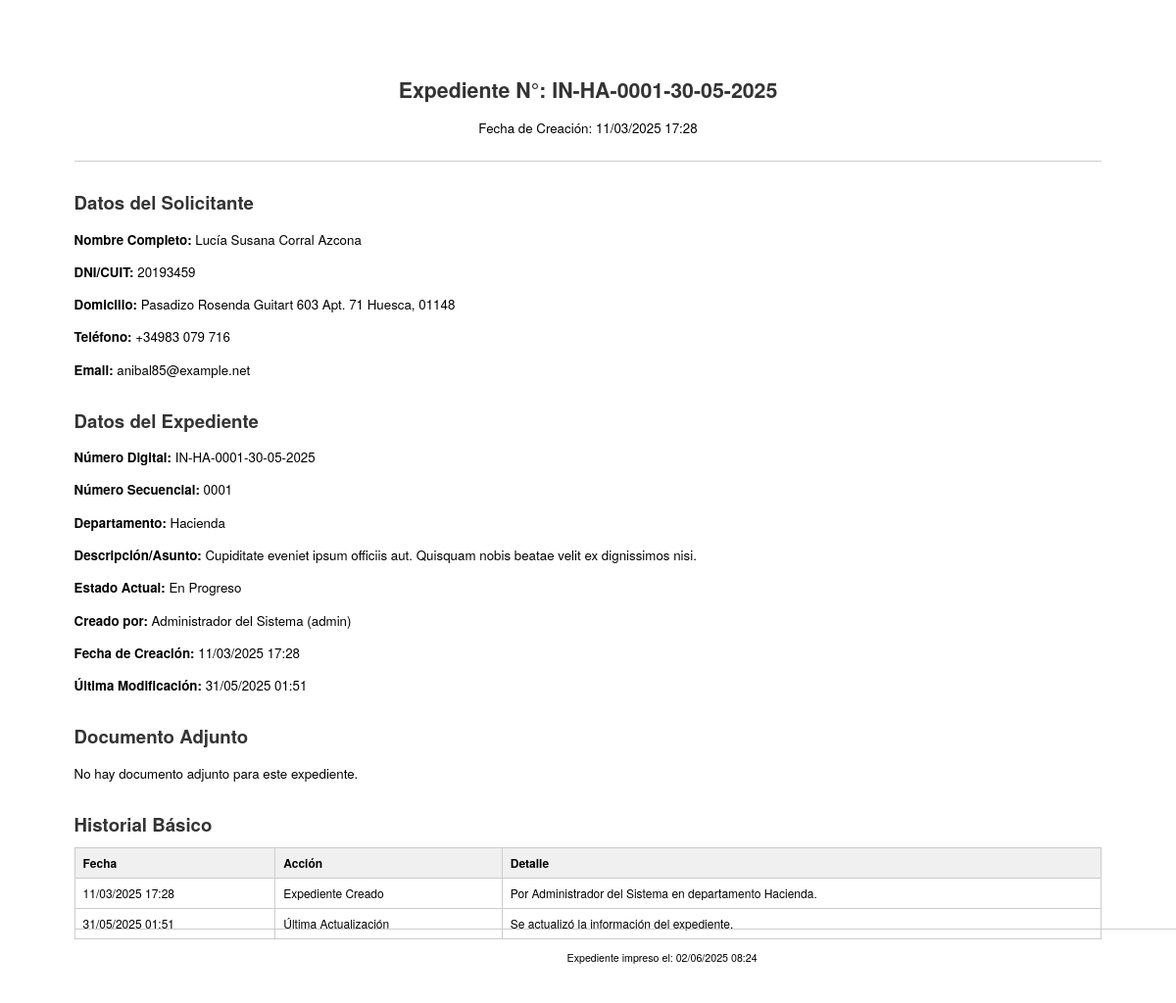
Page /records/1/print_view (signed in) on the committed database.
### app.py (models this page shows)
class Record(db.Model):
    id = db.Column(db.Integer, primary_key=True)
    sequence_number = db.Column(db.Integer, nullable=False)
    digital_number = db.Column(db.String(30), unique=True, nullable=False)
    full_name = db.Column(db.String(200), nullable=False) # Antes 'title'
    dni = db.Column(db.String(20), nullable=True)
    address = db.Column(db.Text, nullable=True)
    phone = db.Column(db.String(50), nullable=True)
    transaction_date = db.Column(db.DateTime, nullable=True) # New field for transaction date
    email = db.Column(db.String(120), nullable=True)
    description = db.Column(db.Text)
    attachment_filename = db.Column(db.String(255), nullable=True) # New field for attachment
    status = db.Column(db.String(20), default='pending')
    created_at = db.Column(db.DateTime, default=lambda: datetime.now(UTC))
    updated_at = db.Column(db.DateTime, default=lambda: datetime.now(UTC), onupdate=lambda: datetime.now(UTC))
    generated_pdf_filename = db.Column(db.String(255), nullable=True) # Stores the filename of the generated PDF
    department_id = db.Column(db.Integer, db.ForeignKey('department.id'), nullable=False)
    created_by = db.Column(db.Integer, db.ForeignKey('user.id'), nullable=False)
    creator = db.relationship('User', foreign_keys=[created_by], backref='created_records') # Renombrado para evitar conflicto con User.history_actions
    history_entries = db.relationship('RecordHistory',
                                      foreign_keys=[RecordHistory.record_id], # Explicit FK
                                      backref='record',
                                      lazy='dynamic',
                                      order_by=lambda: desc(RecordHistory.timestamp)) # Use lambda for late binding
    notes = db.relationship('Note',
                            foreign_keys=[Note.record_id],
                            backref='record_associated', # Allows note.record_associated
                            lazy='dynamic',
                            order_by=lambda: desc(Note.created_at)) # Use lambda for late binding

class Department(db.Model):
    id = db.Column(db.Integer, primary_key=True)
    name = db.Column(db.String(100), unique=True, nullable=False)
    description = db.Column(db.Text)
    records = db.relationship('Record', backref='department', lazy=True) # type: ignore

class User(UserMixin, db.Model):
    id = db.Column(db.Integer, primary_key=True)
    username = db.Column(db.String(50), unique=True, nullable=False)
    password = db.Column(db.String(200), nullable=False) # type: ignore
    name = db.Column(db.String(100))
    role = db.Column(db.String(20), default='user')
    department = db.Column(db.String(50))
    created_at = db.Column(db.DateTime, default=lambda: datetime.now(UTC))
    history_actions = db.relationship('RecordHistory', backref='user', lazy='dynamic') # Para ver qué acciones hizo un usuario

### app.py (the view)
@app.route('/records/<int:record_id>/print_view') # edunius
@login_required
def print_record_view(record_id):
    record = Record.query.get_or_404(record_id)
    is_admin = current_user.role == 'admin'
    is_privileged_viewer = current_user.department in PRIVILEGED_VIEW_DEPARTMENTS
    can_access_this_record = is_admin or is_privileged_viewer or (record.department.name == current_user.department)
    if not can_access_this_record:
        flash('No tiene permisos para imprimir este expediente.', 'danger')
        return redirect(url_for('view_record', record_id=record.id))
    return render_template('expediente_imprimir.html',
                           record=record,
                           fecha_actual=datetime.now(UTC).strftime(APP_WIDE_DATETIME_FORMAT), # Changed from H:M:S to H:M
                           DATETIME_APP_FORMAT=APP_WIDE_DATETIME_FORMAT)

### app.py (called while the page is built)
@app.context_processor
def inject_now():
    return {'now': datetime.now(UTC)} # Or datetime.now(timezone.utc) for older Python

@login_manager.user_loader
def load_user(user_id):
    return User.query.get(int(user_id))

### templates/expediente_imprimir.html (shortened to what this page needs)
<!DOCTYPE html>
<html lang="es">
<head>
    <link rel="stylesheet" href="{{ url_for('static', filename='css/estilo_impresion.css') }}">
</head>
<body>
    <header class="print-header">
        <h1>Expediente N°: {{ record.digital_number }}</h1>
        <p>Fecha de Creación: {{ record.created_at.strftime(DATETIME_APP_FORMAT) }}</p>
    </header>
    <main class="print-main">
        <section id="datos_principales">
            <h2>Datos del Solicitante</h2>
            <p><strong>Nombre Completo:</strong> {{ record.full_name }}</p>
            {% if record.dni %}<p><strong>DNI/CUIT:</strong> {{ record.dni }}</p>{% endif %}
            {% if record.address %}<p><strong>Domicilio:</strong> {{ record.address }}</p>{% endif %}
            {% if record.phone %}<p><strong>Teléfono:</strong> {{ record.phone }}</p>{% endif %}
            {% if record.email %}<p><strong>Email:</strong> {{ record.email }}</p>{% endif %}
        </section>
        <section id="datos_expediente">
            <h2>Datos del Expediente</h2>
            <p><strong>Número Digital:</strong> {{ record.digital_number }}</p>
            <p><strong>Número Secuencial:</strong> {{ "%04d"|format(record.sequence_number) }}</p>
            <p><strong>Departamento:</strong> {{ record.department.name }}</p>
            <p><strong>Descripción/Asunto:</strong> {{ record.description or 'N/A' }}</p>
            <p><strong>Estado Actual:</strong>
                {% if record.status == 'active' %}Activo
                {% elif record.status == 'pending' %}Pendiente
                {% elif record.status == 'in_progress' %}En Progreso
                {% elif record.status == 'archived' %}Archivado
                {% elif record.status == 'urgente' %}Urgente
                {% else %}{{ record.status|capitalize }}{% endif %}</p>
            <p><strong>Creado por:</strong> {{ record.creator.name }} ({{ record.creator.username }})</p>
            <p><strong>Fecha de Creación:</strong> {{ record.created_at.strftime(DATETIME_APP_FORMAT) }}</p>
            <p><strong>Última Modificación:</strong> {{ record.updated_at.strftime(DATETIME_APP_FORMAT) }}</p>
        </section>
        <section id="documentos_adjuntos">
            <h2>Documento Adjunto</h2>
            {% if record.attachment_filename %}
            <p><strong>Nombre del archivo:</strong> {{ record.attachment_filename }}</p>
            {% else %}
            <p>No hay documento adjunto para este expediente.</p>
            {% endif %}
        </section>
        <section id="historial_basico">
            <h2>Historial Básico</h2>
            <table>
                <thead>
                    <tr>
                        <th>Fecha</th>
                        <th>Acción</th>
                        <th>Detalle</th>
                    </tr>
                </thead>
                <tbody>
                    <tr>
                        <td>{{ record.created_at.strftime(DATETIME_APP_FORMAT) }}</td>
                        <td>Expediente Creado</td>
                        <td>Por {{ record.creator.name }} en departamento {{ record.department.name }}.</td>
                    </tr>
                    {% if record.updated_at != record.created_at %}
                    <tr>
                        <td>{{ record.updated_at.strftime(DATETIME_APP_FORMAT) }}</td>
                        <td>Última Actualización</td>
                        <td>Se actualizó la información del expediente.</td>
                    </tr>
                    {% endif %}
                </tbody>
            </table>
        </section>
    </main>
    <footer class="print-footer">
        <p>Expediente impreso el: {{ fecha_actual }}</p>
    </footer>
</body>
</html>

### static/css/estilo_impresion.css (style rules this page uses)
body { font-family: 'Helvetica Neue', Arial, sans-serif; line-height: 1.5; margin: 20mm; color: #000000; background-color: #ffffff; font-size: 10pt; }
header.print-header, main.print-main, footer.print-footer { width: 100%; }
header.print-header { border-bottom: 1px solid #ccc; padding-bottom: 10px; margin-bottom: 20px; text-align: center; }
header.print-header h1 { font-size: 16pt; margin: 0; }
footer.print-footer { border-top: 1px solid #ccc; padding-top: 10px; margin-top: 20px; font-size: 8pt; text-align: center; position: fixed; bottom: 10mm; left: 20mm; right: 20mm; }
h1, h2, h3, h4, h5, h6 { page-break-after: avoid; color: #333333; margin-top: 1.5em; margin-bottom: 0.5em; }
h2 { font-size: 14pt; }
p, li, td, th, div { page-break-inside: avoid; }
table { width: 100%; border-collapse: collapse; margin-bottom: 1em; font-size: 9pt; }
th, td { border: 1px solid #cccccc; padding: 6px 8px; text-align: left; }
th { background-color: #f0f0f0; font-weight: bold; }

### rows in the picture
Record: digital_number "IN-HA-0001-30-05-2025", created_at "11/03/2025 17:28", full_name "Lucía Susana Corral Azcona", dni "20193459", address "Pasadizo Rosenda Guitart 603 Apt. 71 Huesca, 01148", phone "+34983 079 716", email "anibal85@example.net", sequence_number "0001", description "Cupiditate eveniet ipsum officiis aut. Quisquam nobis beatae velit ex dignissimos nisi.", updated_at "31/05/2025 01:51"
Department: department.name "Hacienda"
User: creator.name "Administrador del Sistema", creator.username "admin"
